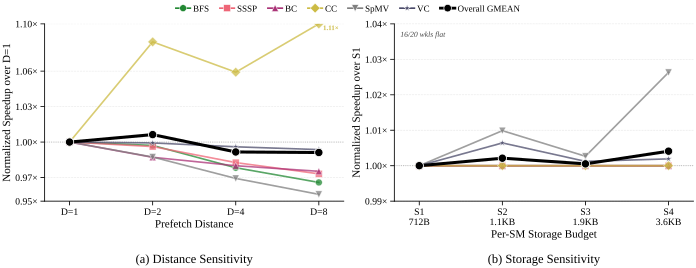

Python code for this plot:
#!/usr/bin/env python3
"""
Round 5 §5.4 Combined alternative — Distance + Storage sensitivity (nohatch).

1×2 horizontal subplots (full-width, 7.0 x 2.4):
  (a) Distance sensitivity — x=D{1,2,4,8}, y=normalized speedup over D=1
  (b) Storage sensitivity  — x=S{1..4},    y=normalized speedup over S1

Each panel has 6 per-algorithm GMEAN lines + bold overall GMEAN.
"""
from __future__ import annotations
import sys
from pathlib import Path
import numpy as np

_REPO = Path(__file__).resolve().parents[5]
sys.path.insert(0, str(_REPO / "ima_plan/07_paper_outline/plot_style"))
sys.path.insert(0, str(Path(__file__).resolve().parent))

from plot_util import (  # noqa: E402
    apply_style, save_fig,
    PALETTE_TOL_BRIGHT, subplot_label,
)
from _data import (  # noqa: E402
    DISTANCE_IPC, STORAGE_IPC, DISTANCES, STORAGE_LABELS, SENS_ALGORITHMS,
    sensitivity_normalized, algorithm_gmean_lines, overall_gmean_line,
)

apply_style()
import matplotlib.pyplot as plt  # noqa: E402
from matplotlib.lines import Line2D  # noqa: E402


# ── Distance data ──────────────────────────────────────────────────────────
dist_wkls = list(DISTANCE_IPC.keys())
dist_norm = sensitivity_normalized(DISTANCE_IPC, dist_wkls)
dist_alg_lines = algorithm_gmean_lines(dist_norm, SENS_ALGORITHMS)
dist_overall = overall_gmean_line(dist_norm)

# ── Storage data ───────────────────────────────────────────────────────────
stor_wkls = list(STORAGE_IPC.keys())
stor_norm = sensitivity_normalized(STORAGE_IPC, stor_wkls)
stor_alg_lines = algorithm_gmean_lines(stor_norm, SENS_ALGORITHMS)
stor_overall = overall_gmean_line(stor_norm)


ALG_COLORS = {
    "BFS":  PALETTE_TOL_BRIGHT[0],
    "SSSP": PALETTE_TOL_BRIGHT[1],
    "BC":   PALETTE_TOL_BRIGHT[2],
    "CC":   PALETTE_TOL_BRIGHT[3],
    "SpMV": PALETTE_TOL_BRIGHT[4],
    "VC":   "#4B4B6A",
}
ALG_MARKERS = {
    "BFS":  "o",
    "SSSP": "s",
    "BC":   "^",
    "CC":   "D",
    "SpMV": "v",
    "VC":   "*",
}


fig, axes = plt.subplots(
    nrows=1, ncols=2,
    figsize=(7.0, 2.5),
    constrained_layout=True,
)


def plot_panel(ax, alg_lines, overall, x, xticklabels, xlabel, ylabel,
               ylo, yhi, yticks, subtitle, ref_y=1.0,
               clip_upper=None):
    for name, line, _ in alg_lines:
        # For clipping — use clipped values but annotate real ones
        y_plot = np.minimum(line, clip_upper) if clip_upper else line
        ax.plot(
            x, y_plot,
            marker=ALG_MARKERS[name], color=ALG_COLORS[name],
            markersize=5.0, linewidth=1.2, alpha=0.75,
            markeredgecolor="white", markeredgewidth=0.35,
            zorder=5,
        )
        if clip_upper:
            for j, v in enumerate(line):
                if v > clip_upper:
                    ax.annotate(
                        f"{v:.2f}\u00d7",
                        xy=(x[j], clip_upper),
                        xytext=(3, -1), textcoords="offset points",
                        ha="left", va="top",
                        fontsize=5.0, fontweight="bold",
                        color=ALG_COLORS[name],
                        zorder=11,
                    )
    ax.plot(
        x, overall,
        marker="o", color="black",
        markersize=6.0, linewidth=2.2,
        markeredgecolor="white", markeredgewidth=0.6,
        zorder=10,
    )
    ax.axhline(ref_y, color="#888888", linewidth=0.6,
               linestyle=":", alpha=0.7, zorder=1)
    ax.set_xticks(x)
    ax.set_xticklabels(xticklabels, fontsize=7)
    ax.set_xlim(-0.3, len(x) - 1 + 0.3)
    ax.set_ylim(ylo, yhi)
    ax.set_yticks(yticks)
    ax.set_yticklabels([f"{t:.2f}\u00d7" for t in yticks])
    ax.tick_params(axis="y", labelsize=7)
    ax.set_xlabel(xlabel, fontsize=8, labelpad=2)
    ax.set_ylabel(ylabel, fontsize=8, labelpad=2)
    subplot_label(ax, subtitle, y=-0.38)


# (a) Distance
x_d = np.arange(len(DISTANCES))
plot_panel(
    axes[0], dist_alg_lines, dist_overall,
    x=x_d,
    xticklabels=[f"D={d}" for d in DISTANCES],
    xlabel="Prefetch Distance",
    ylabel="Normalized Speedup over D=1",
    ylo=0.95, yhi=1.10,
    yticks=[0.95, 0.97, 1.00, 1.03, 1.06, 1.10],
    subtitle="(a) Distance Sensitivity",
    clip_upper=1.10,
)

# (b) Storage
x_s = np.arange(len(STORAGE_LABELS))
plot_panel(
    axes[1], stor_alg_lines, stor_overall,
    x=x_s,
    xticklabels=STORAGE_LABELS,
    xlabel="Per-SM Storage Budget",
    ylabel="Normalized Speedup over S1",
    ylo=0.99, yhi=1.04,
    yticks=[0.99, 1.00, 1.01, 1.02, 1.03, 1.04],
    subtitle="(b) Storage Sensitivity",
    clip_upper=1.04,
)
# Flat-data note on storage panel
axes[1].text(
    0.02, 0.96,
    "16/20 wkls flat",
    transform=axes[1].transAxes,
    ha="left", va="top",
    fontsize=5.5, color="#444444",
    fontstyle="italic",
)


# ── Legend shared above figure ────────────────────────────────────────────
handles = []
for name, _, n_wl in dist_alg_lines:
    handles.append(Line2D(
        [0], [0],
        marker=ALG_MARKERS[name], color=ALG_COLORS[name],
        markersize=5, linewidth=1.2,
        markeredgecolor="white", markeredgewidth=0.35,
        label=f"{name}",
    ))
handles.append(Line2D(
    [0], [0],
    marker="o", color="black",
    markersize=5.5, linewidth=2.0,
    markeredgecolor="white", markeredgewidth=0.5,
    label="Overall GMEAN",
))

fig.legend(
    handles=handles, ncol=7, fontsize=6.5,
    loc="lower center", bbox_to_anchor=(0.5, 1.00), frameon=False,
    handlelength=1.6, handleheight=0.9,
    columnspacing=1.2, handletextpad=0.3,
    borderaxespad=0,
)


out_dir = Path(__file__).resolve().parent
save_fig(fig, "proto_r4_54_CD_sens", out_dir)
plt.close(fig)


print("=== Round 5 §5.4 Combined Sensitivity (nohatch) ===")
print(f"Panel (a) Distance overall: " +
      " ".join(f"{v:.3f}" for v in dist_overall))
print(f"Panel (b) Storage  overall: " +
      " ".join(f"{v:.4f}" for v in stor_overall))
print(f"\nSaved to {out_dir}/proto_r4_54_CD_sens.{{pdf,svg}}")
